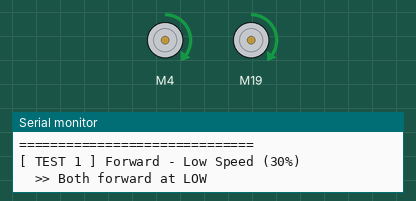
This sketch was run on a simulated Arduino Uno, built with avr-gcc and run on an emulated ATmega328P. Shown: 2 × DC motor (green arrow = forward, orange = backward, longer = faster), the last lines printed to the serial monitor.

Above: at 1.1 s.
At 8.6 s:
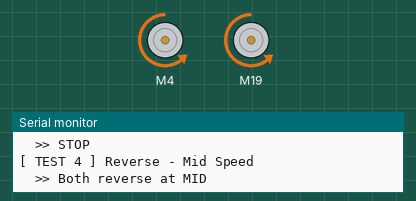
At 18.6 s:
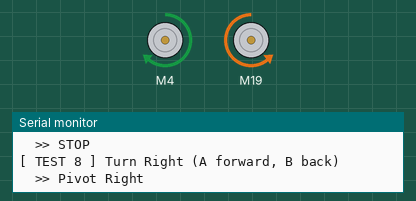
At 36.2 s:
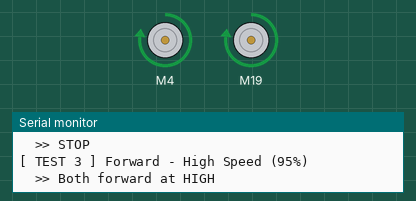
Timing chart, 0 to 40.0 s (numbered marks = the images above):
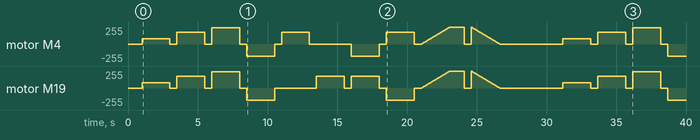

Measured:
- by itself, motor M4: stopped → forward 80/255 at 1.0 s, → stopped 2.0 s later, → forward 180/255 0.50 s later, → stopped 2.0 s later, … (125 changes in this stretch)
- by itself, motor M19: stopped → forward 80/255 at 1.0 s, → stopped 2.0 s later, → forward 180/255 0.50 s later, → stopped 2.0 s later, … (125 changes in this stretch)

The sketch:

MOTOR_LOGIC.ino
```cpp
#include <SparkFun_TB6612.h>

// ------------------- MOTOR PINS -------------------
#define AIN1 4
#define AIN2 2
#define PWMA 15

#define BIN1 19
#define BIN2 18
#define PWMB 21

#define STBY -1   // STBY tied to 3.3V

// ------------------- MOTOR OFFSET -------------------
// Change to -1 if a motor runs backwards
#define OFFSET_A  1
#define OFFSET_B  1

Motor motorA = Motor(AIN1, AIN2, PWMA, OFFSET_A, STBY);
Motor motorB = Motor(BIN1, BIN2, PWMB, OFFSET_B, STBY);

// ------------------- SPEED CONFIG -------------------
#define SPEED_LOW     80    // ~30%
#define SPEED_MID     180   // ~70%
#define SPEED_HIGH    242   // ~95%
#define TEST_DELAY    2000  // ms per test step

// ------------------- HELPERS -------------------
void runBoth(int speed) {
  motorA.drive(speed);
  motorB.drive(speed);
}

void stopAll() {
  motorA.brake();
  motorB.brake();
}

void pause(int ms, const char* label) {
  Serial.print("  >> "); Serial.println(label);
  delay(ms);
  stopAll();
  Serial.println("  >> STOP");
  delay(500);
}

// ------------------- SETUP -------------------
void setup() {
  Serial.begin(115200);
  delay(1000);
  Serial.println("==============================");
  Serial.println("   TB6612FNG Motor Test");
  Serial.println("==============================");
  Serial.println();
}

// ------------------- LOOP -------------------
void loop() {

  // ======== TEST 1: Forward speeds ========
  Serial.println("[ TEST 1 ] Forward - Low Speed (30%)");
  runBoth(SPEED_LOW);
  pause(TEST_DELAY, "Both forward at LOW");

  Serial.println("[ TEST 2 ] Forward - Mid Speed (70%)");
  runBoth(SPEED_MID);
  pause(TEST_DELAY, "Both forward at MID");

  Serial.println("[ TEST 3 ] Forward - High Speed (95%)");
  runBoth(SPEED_HIGH);
  pause(TEST_DELAY, "Both forward at HIGH");

  // ======== TEST 2: Reverse ========
  Serial.println("[ TEST 4 ] Reverse - Mid Speed");
  runBoth(-SPEED_MID);
  pause(TEST_DELAY, "Both reverse at MID");

  // ======== TEST 3: Individual motors ========
  Serial.println("[ TEST 5 ] Motor A only - Forward");
  motorA.drive(SPEED_MID);
  motorB.brake();
  pause(TEST_DELAY, "Motor A only");

  Serial.println("[ TEST 6 ] Motor B only - Forward");
  motorA.brake();
  motorB.drive(SPEED_MID);
  pause(TEST_DELAY, "Motor B only");

  // ======== TEST 4: Turning ========
  Serial.println("[ TEST 7 ] Turn Left (A back, B forward)");
  motorA.drive(-SPEED_MID);
  motorB.drive(SPEED_MID);
  pause(TEST_DELAY, "Pivot Left");

  Serial.println("[ TEST 8 ] Turn Right (A forward, B back)");
  motorA.drive(SPEED_MID);
  motorB.drive(-SPEED_MID);
  pause(TEST_DELAY, "Pivot Right");

  // ======== TEST 5: Ramp up ========
  Serial.println("[ TEST 9 ] Ramp Up (0 → 255)");
  Serial.println("  >> Ramping...");
  for (int spd = 0; spd <= 255; spd += 5) {
    runBoth(spd);
    delay(40);
  }
  pause(1000, "Ramp Up complete");

  // ======== TEST 6: Ramp down ========
  Serial.println("[ TEST 10 ] Ramp Down (255 → 0)");
  Serial.println("  >> Ramping...");
  for (int spd = 255; spd >= 0; spd -= 5) {
    runBoth(spd);
    delay(40);
  }
  pause(1000, "Ramp Down complete");

  // ======== DONE ========
  Serial.println();
  Serial.println("==============================");
  Serial.println("  All tests done! Restarting.");
  Serial.println("==============================");
  Serial.println();
  delay(3000);
}
```
